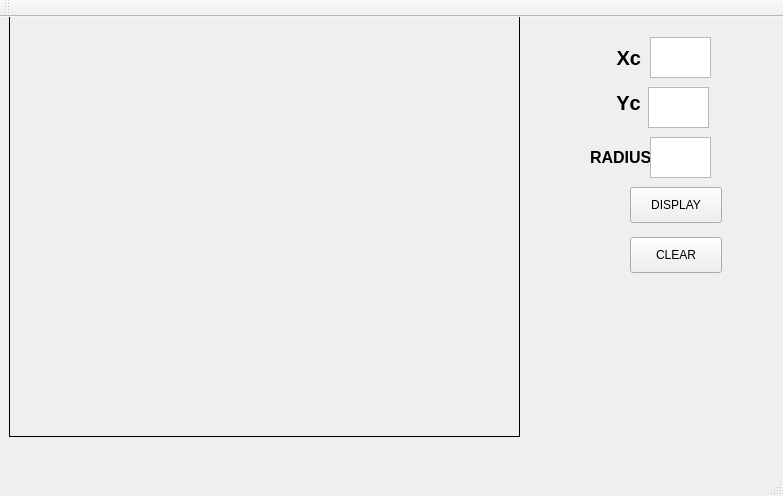
<?xml version="1.0" encoding="UTF-8"?>
<ui version="4.0">
 <class>MainWindow</class>
 <widget class="QMainWindow" name="MainWindow">
  <property name="geometry">
   <rect>
    <x>0</x>
    <y>0</y>
    <width>783</width>
    <height>496</height>
   </rect>
  </property>
  <property name="windowTitle">
   <string>MainWindow</string>
  </property>
  <widget class="QWidget" name="centralWidget">
   <widget class="QLabel" name="label">
    <property name="geometry">
     <rect>
      <x>9</x>
      <y>-1</y>
      <width>511</width>
      <height>421</height>
     </rect>
    </property>
    <property name="frameShape">
     <enum>QFrame::Box</enum>
    </property>
    <property name="text">
     <string/>
    </property>
   </widget>
   <widget class="QPushButton" name="pushButton">
    <property name="geometry">
     <rect>
      <x>630</x>
      <y>170</y>
      <width>92</width>
      <height>36</height>
     </rect>
    </property>
    <property name="text">
     <string>DISPLAY</string>
    </property>
   </widget>
   <widget class="QWidget" name="verticalLayoutWidget">
    <property name="geometry">
     <rect>
      <x>620</x>
      <y>280</y>
      <width>20</width>
      <height>20</height>
     </rect>
    </property>
    <layout class="QVBoxLayout" name="verticalLayout"/>
   </widget>
   <widget class="QPushButton" name="pushButton_2">
    <property name="geometry">
     <rect>
      <x>630</x>
      <y>220</y>
      <width>92</width>
      <height>36</height>
     </rect>
    </property>
    <property name="text">
     <string>CLEAR</string>
    </property>
   </widget>
   <widget class="QLabel" name="label_2">
    <property name="geometry">
     <rect>
      <x>600</x>
      <y>20</y>
      <width>41</width>
      <height>41</height>
     </rect>
    </property>
    <property name="font">
     <font>
      <pointsize>15</pointsize>
      <weight>75</weight>
      <bold>true</bold>
     </font>
    </property>
    <property name="text">
     <string>   Xc:</string>
    </property>
   </widget>
   <widget class="QLabel" name="label_3">
    <property name="geometry">
     <rect>
      <x>600</x>
      <y>70</y>
      <width>63</width>
      <height>31</height>
     </rect>
    </property>
    <property name="font">
     <font>
      <pointsize>15</pointsize>
      <weight>75</weight>
      <bold>true</bold>
     </font>
    </property>
    <property name="text">
     <string>   Yc :</string>
    </property>
   </widget>
   <widget class="QLabel" name="label_4">
    <property name="geometry">
     <rect>
      <x>590</x>
      <y>130</y>
      <width>63</width>
      <height>20</height>
     </rect>
    </property>
    <property name="font">
     <font>
      <pointsize>12</pointsize>
      <weight>75</weight>
      <bold>true</bold>
     </font>
    </property>
    <property name="autoFillBackground">
     <bool>false</bool>
    </property>
    <property name="text">
     <string>RADIUS:</string>
    </property>
   </widget>
   <widget class="QTextEdit" name="textEdit_2">
    <property name="geometry">
     <rect>
      <x>650</x>
      <y>20</y>
      <width>61</width>
      <height>41</height>
     </rect>
    </property>
   </widget>
   <widget class="QTextEdit" name="textEdit">
    <property name="geometry">
     <rect>
      <x>648</x>
      <y>70</y>
      <width>61</width>
      <height>41</height>
     </rect>
    </property>
   </widget>
   <widget class="QTextEdit" name="textEdit_3">
    <property name="geometry">
     <rect>
      <x>650</x>
      <y>120</y>
      <width>61</width>
      <height>41</height>
     </rect>
    </property>
   </widget>
  </widget>
  <widget class="QMenuBar" name="menuBar">
   <property name="geometry">
    <rect>
     <x>0</x>
     <y>0</y>
     <width>783</width>
     <height>22</height>
    </rect>
   </property>
  </widget>
  <widget class="QToolBar" name="mainToolBar">
   <attribute name="toolBarArea">
    <enum>TopToolBarArea</enum>
   </attribute>
   <attribute name="toolBarBreak">
    <bool>false</bool>
   </attribute>
  </widget>
  <widget class="QStatusBar" name="statusBar"/>
 </widget>
 <layoutdefault spacing="6" margin="11"/>
 <resources/>
 <connections/>
</ui>
